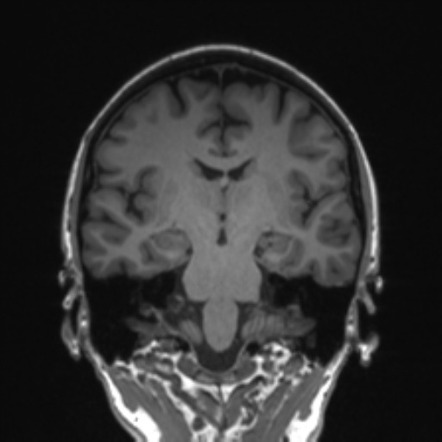
#> input picture xray/train/NORMAL/5.jpg, 442 x 442 px; its folder holds only this picture in this run
$ python svm.py
#> lines starting #> are read from the running program, lines starting #| are printed output that depends on the picture; long printed decimals are rounded
import numpy as np
import pandas as pd
import matplotlib.pyplot as plt
from sklearn.model_selection import train_test_split
from sklearn.metrics import accuracy_score
import os

path = os.listdir('xray/train/')
classes = {'NORMAL':0, 'Tumor':1}
import cv2
X = []
Y = []
for cls in classes:
    pth = 'xray/train/'+cls
    for j in os.listdir(pth):
        img = cv2.imread(pth+'/'+j, 0)
#> img is the input picture: shape (442, 442); min 8, max 255, mean 50
        img = cv2.resize(img, (200,200))
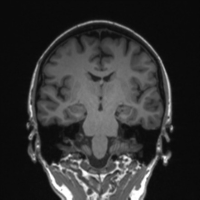
#> img: shape (200, 200); min 8, max 255, mean 49.9
        X.append(img)
        Y.append(classes[cls])
#> pass 2 of the loop `for cls in classes:`:
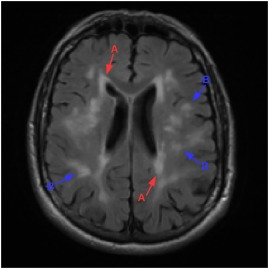
#> input picture xray/train/Tumor/WhatsApp Image 2022-04-11 at 01.00.23.jpeg, 269 x 269 px
#> `img = cv2.resize(img, (200,200))`:
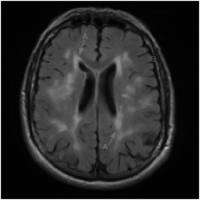
#> img: shape (200, 200); min 0, max 249, mean 41.4
X = np.array(X)
Y = np.array(Y)

X_updated = X.reshape(len(X), -1)
np.unique(Y)
pd.Series(Y).value_counts()
X.shape, X_updated.shape
plt.imshow(X[0], cmap='gray')
X_updated = X.reshape(len(X), -1)
X_updated.shape
xtrain, xtest, ytrain, ytest = train_test_split(X_updated, Y, random_state=10,
                                               test_size=.20)
#> ytrain = [1]; ytest = [0]
xtrain.shape, xtest.shape
print(xtrain.max(), xtrain.min())
#| 249 0
print(xtest.max(), xtest.min())
#| 255 8
xtrain = xtrain/255
xtest = xtest/255
print(xtrain.max(), xtrain.min())
#| 0.9765 0.0
print(xtest.max(), xtest.min())
#| 1.0 0.03137
from sklearn.decomposition import PCA
print(xtrain.shape, xtest.shape)
#| (1, 40000) (1, 40000)

pca = PCA(.98)
pca_train = pca.fit_transform(xtrain)
#> pca_train = [0]
pca_test = pca.transform(xtest)
#> pca_test = [-0.933]
# [5 lines of commented-out code are left out]
from sklearn.linear_model import LogisticRegression
from sklearn.svm import SVC
import warnings
warnings.filterwarnings('ignore')

lg = LogisticRegression(C=0.1)
#> (the run stopped early here; a loop or call above may not have finished)
